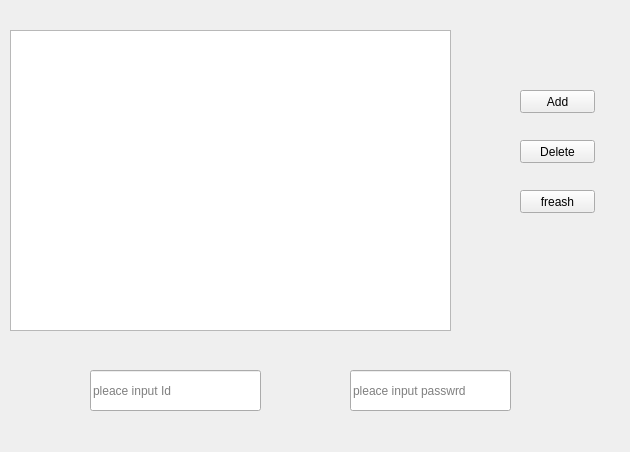
<?xml version="1.0" encoding="UTF-8"?>
<ui version="4.0">
 <class>Formdb</class>
 <widget class="QWidget" name="Formdb">
  <property name="geometry">
   <rect>
    <x>0</x>
    <y>0</y>
    <width>630</width>
    <height>452</height>
   </rect>
  </property>
  <property name="windowTitle">
   <string>Form</string>
  </property>
  <widget class="QPushButton" name="btn_add">
   <property name="geometry">
    <rect>
     <x>520</x>
     <y>90</y>
     <width>75</width>
     <height>23</height>
    </rect>
   </property>
   <property name="text">
    <string>Add</string>
   </property>
  </widget>
  <widget class="QPushButton" name="btn_del">
   <property name="geometry">
    <rect>
     <x>520</x>
     <y>140</y>
     <width>75</width>
     <height>23</height>
    </rect>
   </property>
   <property name="text">
    <string>Delete</string>
   </property>
  </widget>
  <widget class="QPushButton" name="btn_fre">
   <property name="geometry">
    <rect>
     <x>520</x>
     <y>190</y>
     <width>75</width>
     <height>23</height>
    </rect>
   </property>
   <property name="text">
    <string>freash</string>
   </property>
  </widget>
  <widget class="QTableView" name="tableView">
   <property name="geometry">
    <rect>
     <x>10</x>
     <y>30</y>
     <width>441</width>
     <height>301</height>
    </rect>
   </property>
  </widget>
  <widget class="QLineEdit" name="lineEdit_passwd">
   <property name="geometry">
    <rect>
     <x>350</x>
     <y>370</y>
     <width>161</width>
     <height>41</height>
    </rect>
   </property>
   <property name="placeholderText">
    <string>pleace input passwrd</string>
   </property>
  </widget>
  <widget class="QLineEdit" name="lineEdit_id">
   <property name="geometry">
    <rect>
     <x>90</x>
     <y>370</y>
     <width>171</width>
     <height>41</height>
    </rect>
   </property>
   <property name="placeholderText">
    <string>pleace input Id</string>
   </property>
  </widget>
 </widget>
 <resources/>
 <connections/>
</ui>
